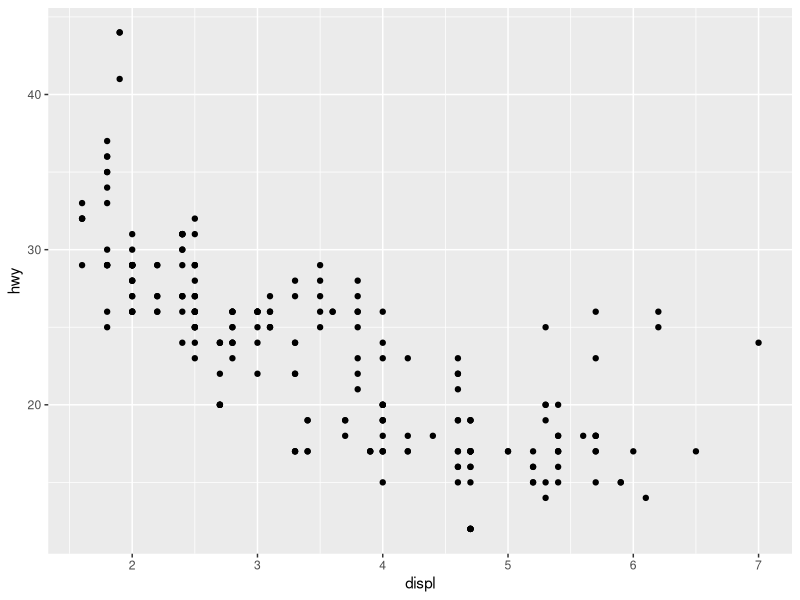
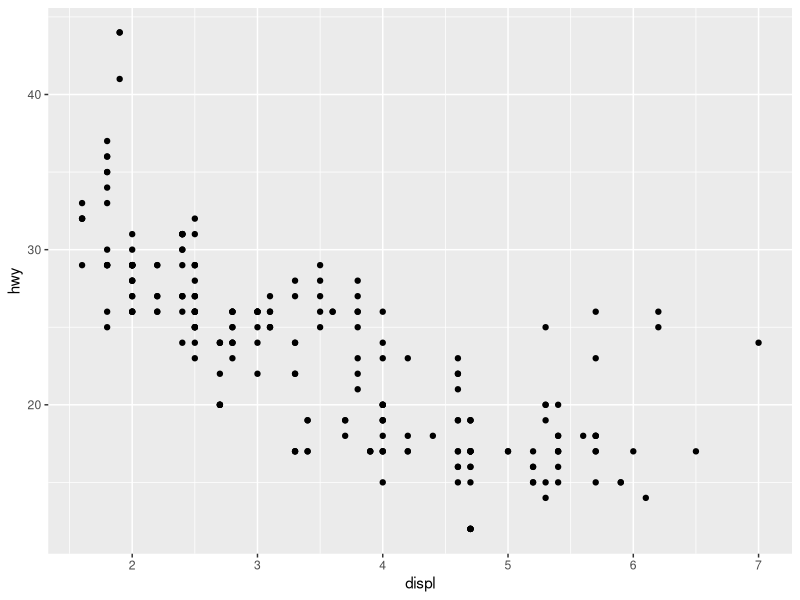
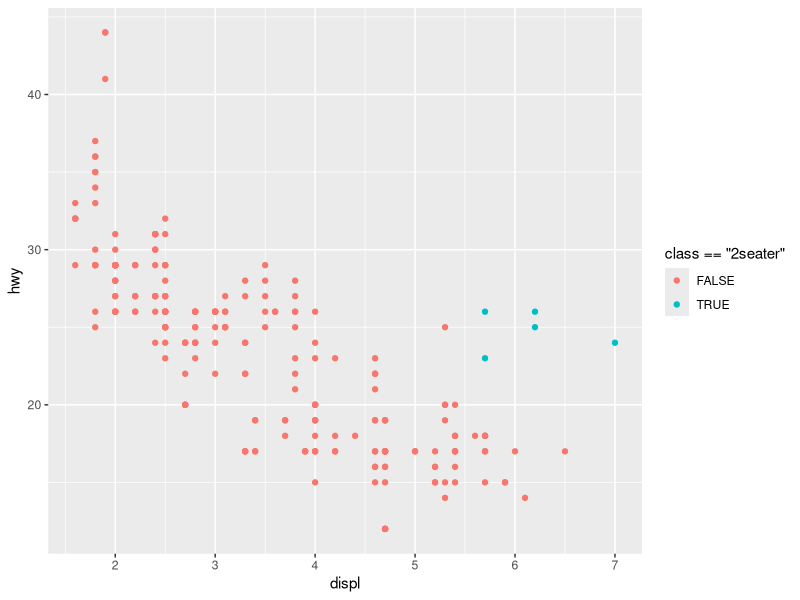
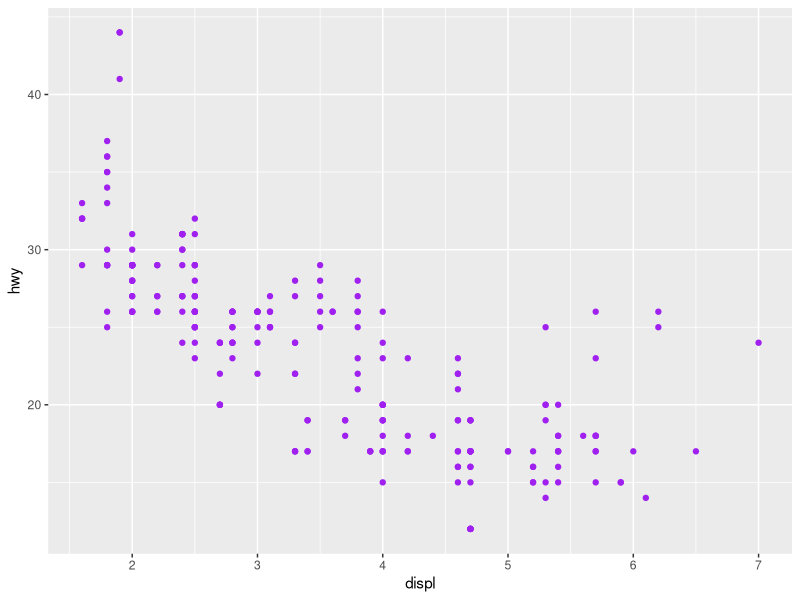
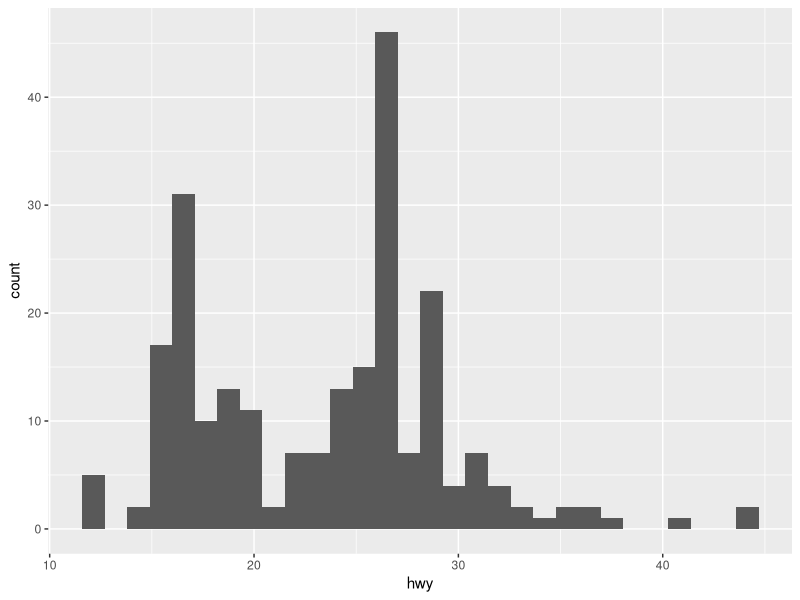
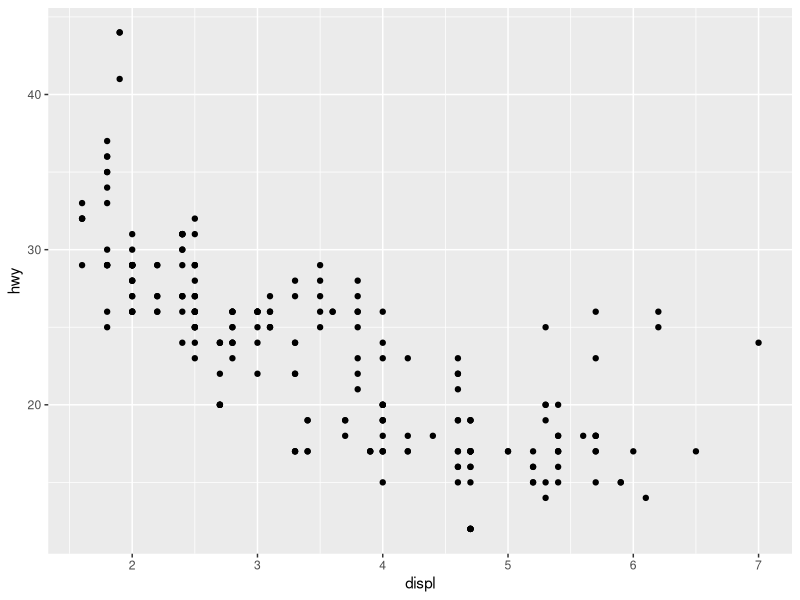
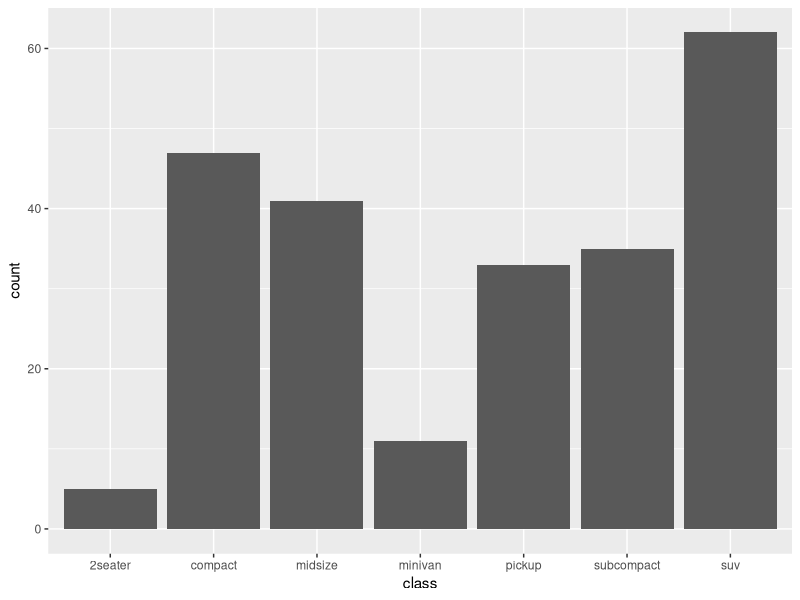
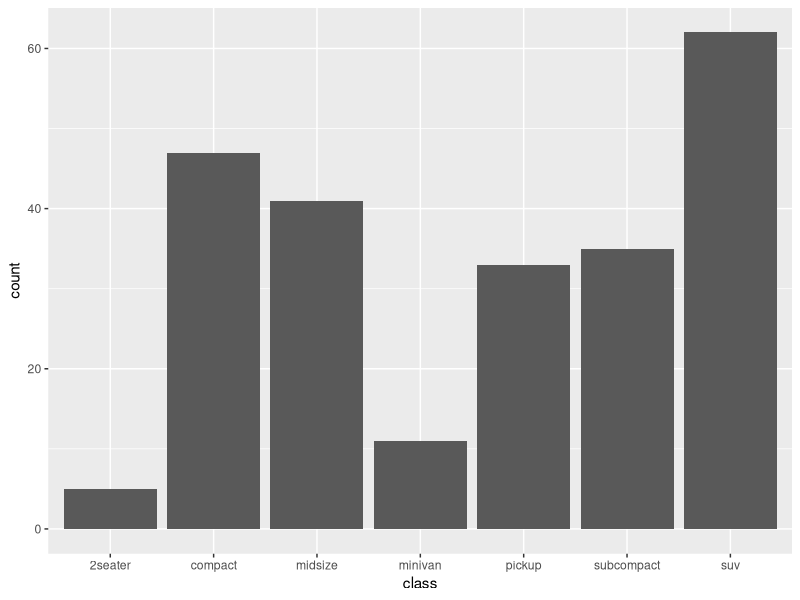

The R script that drew these images, in order:
## ---- chunk 1
knitr::opts_chunk$set(echo = TRUE)
## ---- chunk 2
library(ggplot2)
library(sf)
library(maps)
## ---- chunk 3
data("mpg")
# Basic scatterplot
ggplot(data = mpg, 
       mapping = aes(x = displ, y = hwy)) + 
  geom_point()
# Mapping can be given both as global (in ggplot()) or per layer
ggplot(data = mpg) + 
  geom_point(mapping = aes(x = displ, y = hwy))
## ---- chunk 4
ggplot(mpg) + 
  geom_point(aes(x = displ, y = hwy, colour = class=="2seater"))
## ---- chunk 5
ggplot(mpg) + 
  geom_point(aes(x = displ, y = hwy),
             colour = 'purple')
## ---- chunk 6
ggplot(mpg) + 
  geom_histogram(aes(x = hwy))
## ---- chunk 7
ggplot(mpg) + 
  geom_point(aes(x = displ, y = hwy))
## ---- chunk 8
data("mpg")
ggplot(mpg) + 
  geom_bar(aes(x = class))
## ---- chunk 9
library(dplyr)
mpg_counted <- mpg %>% 
  count(class, name = 'count')
ggplot(mpg_counted) + 
  geom_bar(aes(x = class, y = count), stat = 'identity')
## ---- chunk 10
ggplot(mpg_counted) + 
  geom_col(aes(x = class, y = count))
## ---- chunk 11
ggplot(mpg) + 
  geom_bar(aes(x = class, y = after_stat(100 * count / sum(count))))
## ---- chunk 12
ggplot(mpg) + 
  geom_bar(aes(x = class))
## ---- chunk 13
ggplot(mpg) + 
  geom_jitter(aes(x = class, y = hwy), width = 0.2)
## ---- chunk 14
p1<- ggplot(data = diamonds) + 
  geom_bar(mapping = aes(x = cut, y = after_stat(prop)))

p2<-ggplot(data = diamonds) + 
  geom_bar(mapping = aes(x = cut, fill = color, y = after_stat(prop)))

p1
p2
## ---- chunk 15
ggplot(data = mpg, mapping = aes(x = cty, y = hwy)) + 
  geom_point( )
## ---- chunk 16
ggplot(mpg) + 
  geom_point(aes(x = displ, y = hwy, colour = class))
## ---- chunk 17
ggplot(mpg) + 
  geom_point(aes(x = displ, y = hwy, colour = class)) + 
  scale_colour_brewer(type = 'qual')
## ---- chunk 18
ggplot(mpg) + 
  geom_point(aes(x = displ, y = hwy)) + 
  scale_x_continuous(breaks = c(3, 5, 6)) + 
  scale_y_continuous(trans = 'log10')
## ---- chunk 19
ggplot(mpg) + 
  geom_point(aes(x = displ, y = hwy, colour = class)) + 
  scale_colour_brewer(type = 'qual')
## ---- chunk 20
ggplot(mpg) + 
  geom_point(aes(x = displ, y = hwy, colour = class)) + 
  scale_colour_brewer(type = 'qual')
## ---- chunk 21
ggplot(mpg) + 
  geom_point(aes(x = displ, y = hwy, colour = class, size = cty))
## ---- chunk 22
ggplot(mpg) + 
  geom_point(aes(x = displ, y = hwy, colour = cty, size = cty))
## ---- chunk 23
ggplot(mpg) + 
  geom_point(aes(x = displ, y = hwy)) + 
  facet_wrap(~ class)
## ---- chunk 24
ggplot(mpg) + 
  geom_point(aes(x = displ, y = hwy)) + 
  facet_grid(year ~ drv)
## ---- chunk 25
ggplot(mpg) + 
  geom_point(aes(x = displ, y = hwy)) + 
  facet_wrap(~ drv)
## ---- chunk 26
ggplot(mpg) + 
  geom_bar(aes(y = manufacturer)) + 
  facet_grid(class ~ .)
## ---- chunk 27
ggplot(mpg) + 
  geom_bar(aes(x = class)) + 
  coord_polar()
## ---- chunk 28
ggplot(mpg) + 
  geom_bar(aes(x = class)) + 
  coord_polar(theta = 'y') + 
  expand_limits(y = 70)
## ---- chunk 29
ggplot(mpg) + 
  geom_bar(aes(x = class)) + 
  scale_y_continuous(limits = c(0, 40))
## ---- chunk 30
ggplot(mpg) + 
  geom_bar(aes(x = class)) + 
  coord_cartesian(ylim = c(0, 40))
## ---- chunk 31
ggplot(mpg) + 
  geom_point(aes(x = hwy, y = displ))
## ---- chunk 32
# Get the borders of all countries
world <- sf::st_as_sf(maps::map('world', plot = FALSE, fill = TRUE))
world <- sf::st_wrap_dateline(world, 
                              options = c("WRAPDATELINE=YES", "DATELINEOFFSET=180"),
                              quiet = TRUE)
# Plot code
ggplot(world) + 
  geom_sf() + 
  coord_sf(crs = "+proj=moll")
## ---- chunk 33
ggplot(mpg) + 
  geom_bar(aes(y = class)) + 
  facet_wrap(~year) + 
  theme_minimal()
## ---- chunk 34
ggplot(mpg) + 
  geom_bar(aes(y = class)) + 
  facet_wrap(~year) + 
  labs(title = "Number of car models per class",
       caption = "source: http://fueleconomy.gov",
       x = NULL,
       y = NULL) +
  scale_x_continuous(expand = c(0, NA)) + 
  theme_minimal() + 
  theme(
    text = element_text('Avenir Next Condensed'),
    strip.text = element_text(face = 'bold', hjust = 0),
    plot.caption = element_text(face = 'italic'),
    panel.grid.major = element_line('white', size = 0.5),
    panel.grid.minor = element_blank(),
    panel.grid.major.y = element_blank(),
    panel.ontop = TRUE
  )
## ---- chunk 35
ggplot(mpg) + 
  geom_bar(aes(y = class, fill = drv)) + 
  facet_wrap(~year) + 
  labs(title = "Number of car models per class",
       caption = "source: http://fueleconomy.gov",
       x = 'Number of cars',
       y = NULL)
